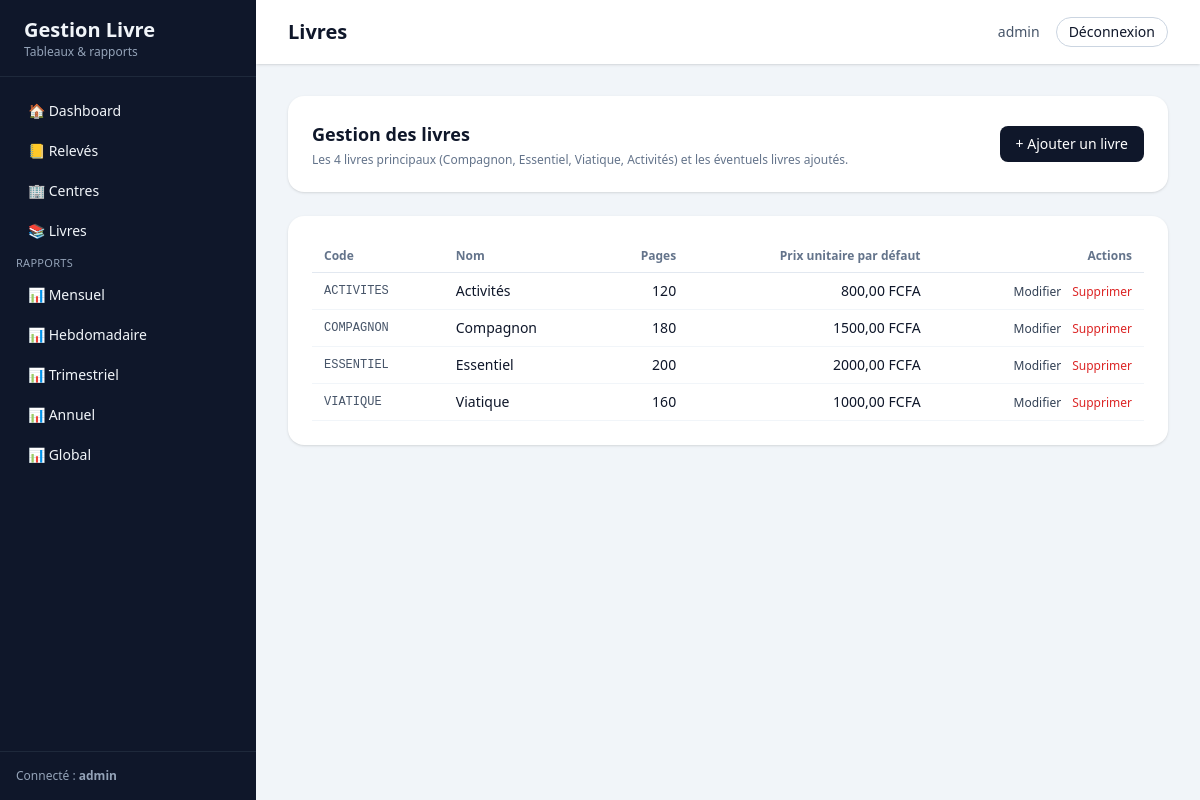
/livres/ (signed in), run on an earlier commit of the app's database.
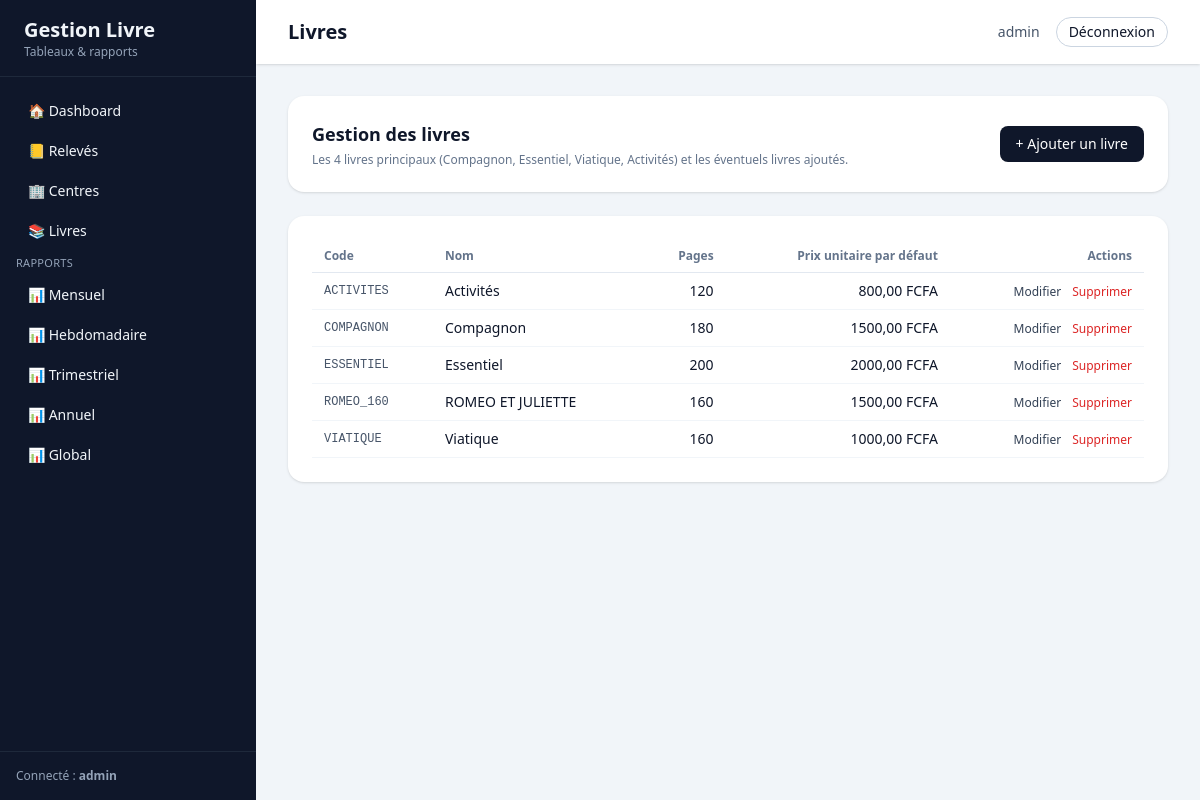
And on a later commit of the database.
### gestion/models.py (models this page shows, shortened)
class Livre(models.Model):
    code = models.CharField(
        max_length=50,
        unique=True,
        help_text="Ex: COMPAGNON_180"
    )
    nom = models.CharField(
        max_length=100,
        help_text="Ex: Compagnon"
    )
    pages = models.PositiveIntegerField(default=0)
    prix_unitaire_defaut = models.DecimalField(
        max_digits=10,
        decimal_places=2,
        help_text="Prix par défaut (peut être modifié par centre/période)."
    )

### gestion/views.py (the view)
# urls.py: path("livres/", livre_list, name="livre_list"),
@login_required
@admin_required
def livre_list(request):
    livres = Livre.objects.all().order_by("nom")
    context = {
        "livres": livres,
    }
    return render(request, "gestion/livre_list.html", context)

### gestion/views.py (called while the page is built)
def admin_required(view_func):
    @wraps(view_func)
    def _wrapped(request, *args, **kwargs):
        user = request.user
        if not user.is_authenticated:
            raise PermissionDenied
        if getattr(user, "is_superuser", False):
            return view_func(request, *args, **kwargs)
        if hasattr(user, "is_admin") and user.is_admin():
            return view_func(request, *args, **kwargs)
        raise PermissionDenied
    return _wrapped

### templates/gestion/livre_list.html (shortened to what this page needs)
{% extends "base.html" %}
{% block header_title %}Livres{% endblock %}
{% block content %}
<div class="space-y-6">
  <div class="bg-white rounded-2xl shadow p-4 md:p-6 flex flex-col md:flex-row md:items-center md:justify-between gap-4">
    <div>
      <h1 class="text-lg font-semibold">Gestion des livres</h1>
      <p class="text-xs text-slate-500 mt-1">
        Les 4 livres principaux (Compagnon, Essentiel, Viatique, Activités) et les éventuels livres ajoutés.
      </p>
    </div>
    <div>
      <a href="{% url 'livre_create' %}"
         class="inline-flex items-center rounded-lg bg-slate-900 text-white px-4 py-2 text-sm font-medium hover:bg-slate-800">
        + Ajouter un livre
      </a>
    </div>
  </div>
  <div class="bg-white rounded-2xl shadow p-4 md:p-6 overflow-x-auto">
    <table class="min-w-full text-sm">
      <thead>
        <tr class="border-b border-slate-200 text-xs text-slate-500">
          <th class="py-2 px-3 text-left">Code</th>
          <th class="py-2 px-3 text-left">Nom</th>
          <th class="py-2 px-3 text-right">Pages</th>
          <th class="py-2 px-3 text-right">Prix unitaire par défaut</th>
          <th class="py-2 px-3 text-right">Actions</th>
        </tr>
      </thead>
      <tbody>
        {% if livres %}
          {% for livre in livres %}
            <tr class="border-b border-slate-100 hover:bg-slate-50">
              <td class="py-2 px-3 font-mono text-xs text-slate-600">
                {{ livre.code }}
              </td>
              <td class="py-2 px-3">
                {{ livre.nom }}
              </td>
              <td class="py-2 px-3 text-right">
                {{ livre.pages }}
              </td>
              <td class="py-2 px-3 text-right">
                {{ livre.prix_unitaire_defaut }} FCFA
              </td>
              <td class="py-2 px-3 text-right space-x-2">
                <a href="{% url 'livre_update' livre.pk %}"
                   class="text-xs text-slate-700 hover:underline">
                  Modifier
                </a>
                <a href="{% url 'livre_delete' livre.pk %}"
                   class="text-xs text-red-600 hover:underline">
                  Supprimer
                </a>
              </td>
            </tr>
          {% endfor %}
        {% else %}
          <tr>
            <td colspan="5" class="py-4 px-3 text-center text-slate-500">
              Aucun livre enregistré.
            </td>
          </tr>
        {% endif %}
      </tbody>
    </table>
  </div>
</div>
{% endblock %}

What changed in the data, as far as the page shows it:
added Livre: code "ROMEO_160", nom "ROMEO ET JULIETTE", pages "160", prix_unitaire_defaut "1500,00"
